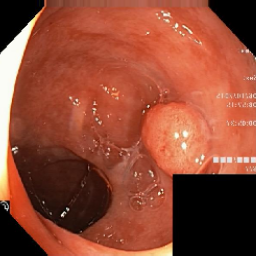
#> input picture test.png, 256 x 256 px
$ python slic.py
#> lines starting #> are read from the running program, lines starting #| are printed output that depends on the picture
# Aleena Watson
# Final Project - Computer Vision Simon Niklaus
# Winter 2018 - PSU

import numpy
import sys
import cv2
import tqdm
from PIL import Image
import matplotlib.pyplot as plt
import os

# using algorithm in 3.2 apply image gradients as computed in eq2:
# G(x,y) = ||I(x+1,y) - I(x-1,y)||^2+ ||I(x,y+1) - I(x,y-1)||^2

# SLIC implements a special case of k-means clustering algorithm.
# Was recommended to use an off the shelf algorithm for clustering but
# because this algorithm is based on this special case of k-means,
# I kept this implementation to stay true to the algorithm.

# [141 lines left out: functions generate_pixels, create_connectivity, display_contours, not called in this run]
#end

def find_local_minimum(center):
    min_grad = 1
    loc_min = center
    for i in range(center[0] - 1, center[0] + 2):
        for j in range(center[1] - 1, center[1] + 2):
            c1 = SLIC_labimg[j+1, i]
            c2 = SLIC_labimg[j, i+1]
            c3 = SLIC_labimg[j, i]
            if ((c1[0] - c3[0])**2)**0.5 + ((c2[0] - c3[0])**2)**0.5 < min_grad:
                min_grad = abs(c1[0] - c3[0]) + abs(c2[0] - c3[0])
                loc_min = [i, j]
            #end
        #end
    #end
    return loc_min
#end

def calculate_centers():
    centers = []
    for i in range(step, SLIC_width - int(step/2), step):
        for j in range(step, SLIC_height - int(step/2), step):
            nc = find_local_minimum(center=(i, j))
            color = SLIC_labimg[nc[1], nc[0]]
            center = [color[0], color[1], color[2], nc[0], nc[1]]
            centers.append(center)
        #end
    #end

    return centers
#end

# Variables
img = cv2.imread("test.png")
#> img is the input picture: shape (256, 256, 3); mean B, G, R 52.3, 73, 145
cons = 50
super = 500
step = int((img.shape[0]*img.shape[1]/int(super))**0.5)
#> step = 11
SLIC_m = int(cons)
SLIC_ITERATIONS = 4
SLIC_height, SLIC_width = img.shape[:2]
#> SLIC_height = 256; SLIC_width = 256
SLIC_labimg = cv2.cvtColor(img, cv2.COLOR_BGR2LAB).astype(numpy.float64)
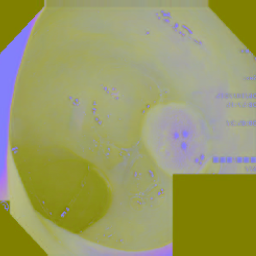
#> SLIC_labimg: shape (256, 256, 3) float64; mean B, G, R 100.2, 155.7, 153.7
SLIC_distances = 1 * numpy.ones(img.shape[:2])
SLIC_clusters = -1 * SLIC_distances
SLIC_center_counts = numpy.zeros(len(calculate_centers()))
SLIC_centers = numpy.array(calculate_centers())

# main
# [15 lines left out: function re_run, not called in this run]
